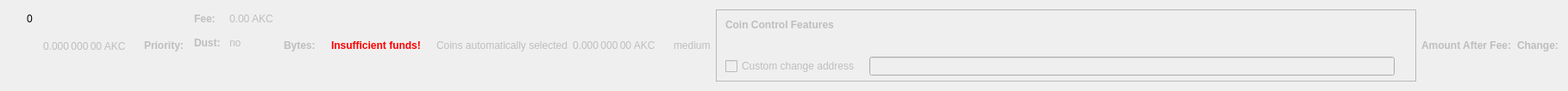
    <widget class="QWidget" name="dummyHideWidget" native="true">
     <property name="maximumSize">
      <size>
       <width>100</width>
       <height>22</height>
      </size>
     </property>
     <layout class="QHBoxLayout" name="dummyHideLayout">
      <item>
       <layout class="QFormLayout" name="formLayoutCoinControl1">
        <property name="horizontalSpacing">
         <number>10</number>
        </property>
        <property name="verticalSpacing">
         <number>14</number>
        </property>
        <property name="leftMargin">
         <number>10</number>
        </property>
        <property name="topMargin">
         <number>4</number>
        </property>
        <property name="rightMargin">
         <number>6</number>
        </property>
        <item row="0" column="1">
         <widget class="QLabel" name="labelCoinControlBytes">
          <property name="cursor">
           <cursorShape>IBeamCursor</cursorShape>
          </property>
          <property name="contextMenuPolicy">
           <enum>Qt::ActionsContextMenu</enum>
          </property>
          <property name="text">
           <string notr="true">0</string>
          </property>
          <property name="textInteractionFlags">
           <set>Qt::LinksAccessibleByMouse|Qt::TextSelectableByKeyboard|Qt::TextSelectableByMouse</set>
          </property>
         </widget>
        </item>
       </layout>
      </item>
      <item>
       <widget class="QLabel" name="labelCoinControlAfterFee">
        <property name="enabled">
         <bool>false</bool>
        </property>
        <property name="sizePolicy">
         <sizepolicy hsizetype="Fixed" vsizetype="Fixed">
          <horstretch>0</horstretch>
          <verstretch>0</verstretch>
         </sizepolicy>
        </property>
        <property name="minimumSize">
         <size>
          <width>111</width>
          <height>12</height>
         </size>
        </property>
        <property name="maximumSize">
         <size>
          <width>111</width>
          <height>12</height>
         </size>
        </property>
        <property name="cursor">
         <cursorShape>IBeamCursor</cursorShape>
        </property>
        <property name="contextMenuPolicy">
         <enum>Qt::ActionsContextMenu</enum>
        </property>
        <property name="text">
         <string notr="true">0.000 000 00 AKC</string>
        </property>
        <property name="textInteractionFlags">
         <set>Qt::LinksAccessibleByMouse|Qt::TextSelectableByKeyboard|Qt::TextSelectableByMouse</set>
        </property>
       </widget>
      </item>
      <item>
       <widget class="QLabel" name="labelCoinControlPriorityText">
        <property name="enabled">
         <bool>false</bool>
        </property>
        <property name="font">
         <font>
          <weight>75</weight>
          <bold>true</bold>
         </font>
        </property>
        <property name="text">
         <string>Priority:</string>
        </property>
       </widget>
      </item>
      <item>
       <layout class="QHBoxLayout" name="horizontalLayout"/>
      </item>
      <item>
       <layout class="QFormLayout" name="formLayoutCoinControl3">
        <property name="horizontalSpacing">
         <number>10</number>
        </property>
        <property name="verticalSpacing">
         <number>14</number>
        </property>
        <property name="leftMargin">
         <number>6</number>
        </property>
        <property name="topMargin">
         <number>4</number>
        </property>
        <property name="rightMargin">
         <number>6</number>
        </property>
        <item row="0" column="0">
         <widget class="QLabel" name="labelCoinControlFeeText">
          <property name="enabled">
           <bool>false</bool>
          </property>
          <property name="font">
           <font>
            <weight>75</weight>
            <bold>true</bold>
           </font>
          </property>
          <property name="text">
           <string>Fee:</string>
          </property>
          <property name="margin">
           <number>0</number>
          </property>
         </widget>
        </item>
        <item row="0" column="1">
         <widget class="QLabel" name="labelCoinControlFee">
          <property name="enabled">
           <bool>false</bool>
          </property>
          <property name="cursor">
           <cursorShape>IBeamCursor</cursorShape>
          </property>
          <property name="contextMenuPolicy">
           <enum>Qt::ActionsContextMenu</enum>
          </property>
          <property name="text">
           <string notr="true">0.00 AKC</string>
          </property>
          <property name="textInteractionFlags">
           <set>Qt::LinksAccessibleByMouse|Qt::TextSelectableByKeyboard|Qt::TextSelectableByMouse</set>
          </property>
         </widget>
        </item>
        <item row="1" column="0">
         <widget class="QLabel" name="labelCoinControlLowOutputText">
          <property name="enabled">
           <bool>false</bool>
          </property>
          <property name="font">
           <font>
            <weight>75</weight>
            <bold>true</bold>
           </font>
          </property>
          <property name="text">
           <string>Dust:</string>
          </property>
         </widget>
        </item>
        <item row="1" column="1">
         <widget class="QLabel" name="labelCoinControlLowOutput">
          <property name="enabled">
           <bool>false</bool>
          </property>
          <property name="cursor">
           <cursorShape>IBeamCursor</cursorShape>
          </property>
          <property name="contextMenuPolicy">
           <enum>Qt::ActionsContextMenu</enum>
          </property>
          <property name="text">
           <string>no</string>
          </property>
          <property name="textInteractionFlags">
           <set>Qt::LinksAccessibleByMouse|Qt::TextSelectableByKeyboard|Qt::TextSelectableByMouse</set>
          </property>
         </widget>
        </item>
       </layout>
      </item>
      <item>
       <widget class="QLabel" name="labelCoinControlBytesText">
        <property name="enabled">
         <bool>false</bool>
        </property>
        <property name="font">
         <font>
          <weight>75</weight>
          <bold>true</bold>
         </font>
        </property>
        <property name="text">
         <string>Bytes:</string>
        </property>
       </widget>
      </item>
      <item>
       <layout class="QFormLayout" name="formLayoutCoinControl2">
        <property name="horizontalSpacing">
         <number>10</number>
        </property>
        <property name="verticalSpacing">
         <number>14</number>
        </property>
        <property name="leftMargin">
         <number>6</number>
        </property>
        <property name="topMargin">
         <number>4</number>
        </property>
        <property name="rightMargin">
         <number>6</number>
        </property>
       </layout>
      </item>
      <item>
       <layout class="QHBoxLayout" name="horizontalLayoutCoinControl2">
        <property name="spacing">
         <number>8</number>
        </property>
        <property name="bottomMargin">
         <number>10</number>
        </property>
       </layout>
      </item>
      <item>
       <widget class="QLabel" name="labelCoinControlInsuffFunds">
        <property name="enabled">
         <bool>false</bool>
        </property>
        <property name="minimumSize">
         <size>
          <width>0</width>
          <height>0</height>
         </size>
        </property>
        <property name="font">
         <font>
          <weight>75</weight>
          <bold>true</bold>
         </font>
        </property>
        <property name="styleSheet">
         <string notr="true">color:red;font-weight:bold;</string>
        </property>
        <property name="text">
         <string>Insufficient funds!</string>
        </property>
        <property name="margin">
         <number>5</number>
        </property>
       </widget>
      </item>
      <item>
       <layout class="QFormLayout" name="formLayoutCoinControl4">
        <property name="horizontalSpacing">
         <number>10</number>
        </property>
        <property name="verticalSpacing">
         <number>14</number>
        </property>
        <property name="leftMargin">
         <number>6</number>
        </property>
        <property name="topMargin">
         <number>4</number>
        </property>
        <property name="rightMargin">
         <number>6</number>
        </property>
       </layout>
      </item>
      <item>
       <widget class="QLabel" name="labelCoinControlAutomaticallySelected">
        <property name="enabled">
         <bool>false</bool>
        </property>
        <property name="sizePolicy">
         <sizepolicy hsizetype="Fixed" vsizetype="Fixed">
          <horstretch>0</horstretch>
          <verstretch>0</verstretch>
         </sizepolicy>
        </property>
        <property name="minimumSize">
         <size>
          <width>0</width>
          <height>0</height>
         </size>
        </property>
        <property name="maximumSize">
         <size>
          <width>240</width>
          <height>16777215</height>
         </size>
        </property>
        <property name="text">
         <string>Coins automatically selected</string>
        </property>
        <property name="margin">
         <number>5</number>
        </property>
       </widget>
      </item>
      <item>
       <widget class="QLabel" name="labelCoinControlChange">
        <property name="enabled">
         <bool>false</bool>
        </property>
        <property name="sizePolicy">
         <sizepolicy hsizetype="Fixed" vsizetype="Fixed">
          <horstretch>0</horstretch>
          <verstretch>0</verstretch>
         </sizepolicy>
        </property>
        <property name="minimumSize">
         <size>
          <width>111</width>
          <height>0</height>
         </size>
        </property>
        <property name="maximumSize">
         <size>
          <width>111</width>
          <height>16777215</height>
         </size>
        </property>
        <property name="cursor">
         <cursorShape>IBeamCursor</cursorShape>
        </property>
        <property name="contextMenuPolicy">
         <enum>Qt::ActionsContextMenu</enum>
        </property>
        <property name="text">
         <string notr="true">0.000 000 00 AKC</string>
        </property>
        <property name="textInteractionFlags">
         <set>Qt::LinksAccessibleByMouse|Qt::TextSelectableByKeyboard|Qt::TextSelectableByMouse</set>
        </property>
       </widget>
      </item>
      <item>
       <widget class="QLabel" name="labelCoinControlPriority">
        <property name="enabled">
         <bool>false</bool>
        </property>
        <property name="cursor">
         <cursorShape>IBeamCursor</cursorShape>
        </property>
        <property name="contextMenuPolicy">
         <enum>Qt::ActionsContextMenu</enum>
        </property>
        <property name="text">
         <string>medium</string>
        </property>
        <property name="textInteractionFlags">
         <set>Qt::LinksAccessibleByMouse|Qt::TextSelectableByKeyboard|Qt::TextSelectableByMouse</set>
        </property>
       </widget>
      </item>
      <item>
       <widget class="QFrame" name="frameCoinControl">
        <property name="sizePolicy">
         <sizepolicy hsizetype="Expanding" vsizetype="Expanding">
          <horstretch>0</horstretch>
          <verstretch>0</verstretch>
         </sizepolicy>
        </property>
        <property name="maximumSize">
         <size>
          <width>16777215</width>
          <height>16777215</height>
         </size>
        </property>
        <property name="frameShape">
         <enum>QFrame::StyledPanel</enum>
        </property>
        <property name="frameShadow">
         <enum>QFrame::Sunken</enum>
        </property>
        <layout class="QVBoxLayout" name="verticalLayoutCoinControl2_2">
         <property name="spacing">
          <number>0</number>
         </property>
         <property name="leftMargin">
          <number>0</number>
         </property>
         <property name="topMargin">
          <number>0</number>
         </property>
         <property name="rightMargin">
          <number>0</number>
         </property>
         <property name="bottomMargin">
          <number>6</number>
         </property>
         <item>
          <layout class="QVBoxLayout" name="verticalLayoutCoinControl" stretch="0,0,0,1">
           <property name="spacing">
            <number>0</number>
           </property>
           <property name="leftMargin">
            <number>10</number>
           </property>
           <property name="topMargin">
            <number>10</number>
           </property>
           <item>
            <layout class="QHBoxLayout" name="horizontalLayoutCoinControl1">
             <property name="bottomMargin">
              <number>15</number>
             </property>
             <item>
              <widget class="QLabel" name="labelCoinControlFeatures">
               <property name="enabled">
                <bool>false</bool>
               </property>
               <property name="sizePolicy">
                <sizepolicy hsizetype="Preferred" vsizetype="Maximum">
                 <horstretch>0</horstretch>
                 <verstretch>0</verstretch>
                </sizepolicy>
               </property>
               <property name="font">
                <font>
                 <weight>75</weight>
                 <bold>true</bold>
                </font>
               </property>
               <property name="styleSheet">
                <string notr="true">font-weight:bold;</string>
               </property>
               <property name="text">
                <string>Coin Control Features</string>
               </property>
              </widget>
             </item>
            </layout>
           </item>
           <item>
            <widget class="QWidget" name="widgetCoinControl" native="true">
             <property name="sizePolicy">
              <sizepolicy hsizetype="Preferred" vsizetype="Preferred">
               <horstretch>0</horstretch>
               <verstretch>0</verstretch>
              </sizepolicy>
             </property>
             <property name="minimumSize">
              <size>
               <width>0</width>
               <height>0</height>
              </size>
             </property>
             <property name="styleSheet">
              <string notr="true"/>
             </property>
             <layout class="QHBoxLayout" name="horizontalLayoutCoinControl5_2">
              <property name="leftMargin">
               <number>0</number>
              </property>
              <property name="topMargin">
               <number>0</number>
              </property>
              <property name="rightMargin">
               <number>0</number>
              </property>
              <property name="bottomMargin">
               <number>0</number>
              </property>
              <item>
               <layout class="QHBoxLayout" name="horizontalLayoutCoinControl3">
                <property name="spacing">
                 <number>20</number>
                </property>
                <property name="topMargin">
                 <number>0</number>
                </property>
                <property name="bottomMargin">
                 <number>10</number>
                </property>
               </layout>
              </item>
             </layout>
            </widget>
           </item>
           <item>
            <layout class="QHBoxLayout" name="horizontalLayoutCoinControl4" stretch="0,0,0">
             <property name="spacing">
              <number>12</number>
             </property>
             <property name="sizeConstraint">
              <enum>QLayout::SetDefaultConstraint</enum>
             </property>
             <property name="topMargin">
              <number>5</number>
             </property>
             <property name="rightMargin">
              <number>5</number>
             </property>
             <item>
              <widget class="QCheckBox" name="checkBoxCoinControlChange">
               <property name="enabled">
                <bool>false</bool>
               </property>
               <property name="toolTip">
                <string>If this is activated, but the change address is empty or invalid, change will be sent to a newly generated address.</string>
               </property>
               <property name="text">
                <string>Custom change address</string>
               </property>
              </widget>
             </item>
             <item>
              <widget class="QValidatedLineEdit" name="lineEditCoinControlChange">
               <property name="enabled">
                <bool>false</bool>
               </property>
               <property name="sizePolicy">
                <sizepolicy hsizetype="Expanding" vsizetype="Fixed">
                 <horstretch>0</horstretch>
                 <verstretch>0</verstretch>
                </sizepolicy>
               </property>
              </widget>
             </item>
             <item>
              <widget class="QLabel" name="labelCoinControlChangeLabel_2">
               <property name="sizePolicy">
                <sizepolicy hsizetype="Preferred" vsizetype="Expanding">
                 <horstretch>0</horstretch>
                 <verstretch>0</verstretch>
                </sizepolicy>
               </property>
               <property name="minimumSize">
                <size>
                 <width>0</width>
                 <height>0</height>
                </size>
               </property>
               <property name="text">
                <string/>
               </property>
               <property name="margin">
                <number>3</number>
               </property>
              </widget>
             </item>
            </layout>
           </item>
           <item>
            <spacer name="verticalSpacerCoinControl">
             <property name="orientation">
              <enum>Qt::Vertical</enum>
             </property>
             <property name="sizeHint" stdset="0">
              <size>
               <width>800</width>
               <height>1</height>
              </size>
             </property>
            </spacer>
           </item>
          </layout>
         </item>
        </layout>
       </widget>
      </item>
      <item>
       <widget class="QLabel" name="labelCoinControlAfterFeeText">
        <property name="enabled">
         <bool>false</bool>
        </property>
        <property name="minimumSize">
         <size>
          <width>0</width>
          <height>0</height>
         </size>
        </property>
        <property name="maximumSize">
         <size>
          <width>16777215</width>
          <height>16777215</height>
         </size>
        </property>
        <property name="font">
         <font>
          <weight>75</weight>
          <bold>true</bold>
         </font>
        </property>
        <property name="text">
         <string>Amount After Fee:</string>
        </property>
        <property name="alignment">
         <set>Qt::AlignLeading|Qt::AlignLeft|Qt::AlignVCenter</set>
        </property>
        <property name="margin">
         <number>0</number>
        </property>
       </widget>
      </item>
      <item>
       <widget class="QLabel" name="labelCoinControlChangeText">
        <property name="enabled">
         <bool>false</bool>
        </property>
        <property name="sizePolicy">
         <sizepolicy hsizetype="Preferred" vsizetype="Preferred">
          <horstretch>0</horstretch>
          <verstretch>0</verstretch>
         </sizepolicy>
        </property>
        <property name="minimumSize">
         <size>
          <width>0</width>
          <height>0</height>
         </size>
        </property>
        <property name="maximumSize">
         <size>
          <width>16777215</width>
          <height>16777215</height>
         </size>
        </property>
        <property name="font">
         <font>
          <weight>75</weight>
          <bold>true</bold>
         </font>
        </property>
        <property name="text">
         <string>Change:</string>
        </property>
        <property name="alignment">
         <set>Qt::AlignLeading|Qt::AlignLeft|Qt::AlignVCenter</set>
        </property>
       </widget>
      </item>
     </layout>
    </widget>
